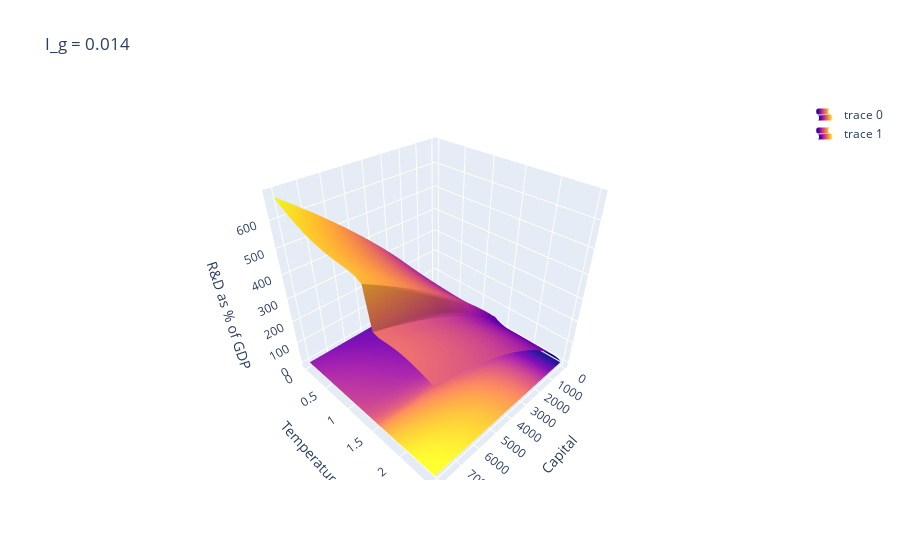

Notebook cell for this chart:
### Code cell
fig = make_subplots(rows=1, cols=1)
fig.add_trace(go.Surface(
    z=data["x_star"][:, :, 6] / alpha, x=np.exp(K_mat[:, :, 6]), y=Y_mat[:, :, 6],
    showscale=False,
    showlegend=True,
),)
fig.add_trace(go.Surface(z=data["e_star"][:, :, -10] / alpha, x=np.exp(K_mat[:, :, 6]), y=Y_mat[:, :, 6],
    showscale=False,
    showlegend=True,
                        ))
fig.update_scenes(
    xaxis_title_text='Capital',  
    yaxis_title_text='Temperature',  
    zaxis_title_text='R&D as % of GDP'
)
fig.update_layout(
    title="I_g = {:.3f}".format(np.exp(L[6]))
)
fig.show()

### Figure 1 — Plotly figure (JSON) as saved in the notebook; plotly's stock layout.template omitted (floating-point values rounded to 4 significant figures; data arrays with more than 128 entries replaced by an {"elided": "..."} marker saying what was removed)
{"data": [{"showlegend": true, "showscale": false, "type": "surface", "x": {"elided": "51x26 float values"}, "y": {"elided": "51x26 float values"}, "z": {"elided": "51x26 float values"}}, {"showlegend": true, "showscale": false, "type": "surface", "x": {"elided": "51x26 float values"}, "y": {"elided": "51x26 float values"}, "z": {"elided": "51x26 float values"}}], "layout": {"scene": {"xaxis": {"title": {"text": "Capital"}}, "yaxis": {"title": {"text": "Temperature"}}, "zaxis": {"title": {"text": "R&D as % of GDP"}}}, "title": {"text": "I_g = 0.014"}, "xaxis": {"anchor": "y", "domain": [0, 1]}, "yaxis": {"anchor": "x", "domain": [0, 1]}}}
